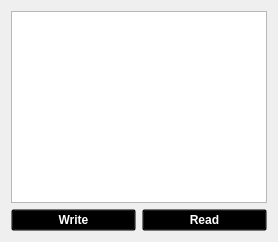
   <widget class="QWidget" name="tab_2">
    <attribute name="title">
     <string>Admin</string>
    </attribute>
    <layout class="QVBoxLayout" name="verticalLayout">
     <item>
      <widget class="QPlainTextEdit" name="plainTextEdit"/>
     </item>
     <item>
      <layout class="QHBoxLayout" name="horizontalLayout">
       <item>
        <widget class="QPushButton" name="pushButton">
         <property name="enabled">
          <bool>false</bool>
         </property>
         <property name="palette">
          <palette>
           <active>
            <colorrole role="WindowText">
             <brush brushstyle="SolidPattern">
              <color alpha="255">
               <red>255</red>
               <green>255</green>
               <blue>255</blue>
              </color>
             </brush>
            </colorrole>
            <colorrole role="Button">
             <brush brushstyle="SolidPattern">
              <color alpha="0">
               <red>0</red>
               <green>0</green>
               <blue>0</blue>
              </color>
             </brush>
            </colorrole>
            <colorrole role="Text">
             <brush brushstyle="SolidPattern">
              <color alpha="255">
               <red>255</red>
               <green>255</green>
               <blue>255</blue>
              </color>
             </brush>
            </colorrole>
            <colorrole role="ButtonText">
             <brush brushstyle="SolidPattern">
              <color alpha="255">
               <red>255</red>
               <green>255</green>
               <blue>255</blue>
              </color>
             </brush>
            </colorrole>
            <colorrole role="Base">
             <brush brushstyle="SolidPattern">
              <color alpha="0">
               <red>0</red>
               <green>0</green>
               <blue>0</blue>
              </color>
             </brush>
            </colorrole>
            <colorrole role="Window">
             <brush brushstyle="SolidPattern">
              <color alpha="0">
               <red>0</red>
               <green>0</green>
               <blue>0</blue>
              </color>
             </brush>
            </colorrole>
           </active>
           <inactive>
            <colorrole role="WindowText">
             <brush brushstyle="SolidPattern">
              <color alpha="255">
               <red>255</red>
               <green>255</green>
               <blue>255</blue>
              </color>
             </brush>
            </colorrole>
            <colorrole role="Button">
             <brush brushstyle="SolidPattern">
              <color alpha="0">
               <red>0</red>
               <green>0</green>
               <blue>0</blue>
              </color>
             </brush>
            </colorrole>
            <colorrole role="Text">
             <brush brushstyle="SolidPattern">
              <color alpha="255">
               <red>255</red>
               <green>255</green>
               <blue>255</blue>
              </color>
             </brush>
            </colorrole>
            <colorrole role="ButtonText">
             <brush brushstyle="SolidPattern">
              <color alpha="255">
               <red>255</red>
               <green>255</green>
               <blue>255</blue>
              </color>
             </brush>
            </colorrole>
            <colorrole role="Base">
             <brush brushstyle="SolidPattern">
              <color alpha="0">
               <red>0</red>
               <green>0</green>
               <blue>0</blue>
              </color>
             </brush>
            </colorrole>
            <colorrole role="Window">
             <brush brushstyle="SolidPattern">
              <color alpha="0">
               <red>0</red>
               <green>0</green>
               <blue>0</blue>
              </color>
             </brush>
            </colorrole>
           </inactive>
           <disabled>
            <colorrole role="WindowText">
             <brush brushstyle="SolidPattern">
              <color alpha="255">
               <red>255</red>
               <green>255</green>
               <blue>255</blue>
              </color>
             </brush>
            </colorrole>
            <colorrole role="Button">
             <brush brushstyle="SolidPattern">
              <color alpha="0">
               <red>0</red>
               <green>0</green>
               <blue>0</blue>
              </color>
             </brush>
            </colorrole>
            <colorrole role="Text">
             <brush brushstyle="SolidPattern">
              <color alpha="255">
               <red>255</red>
               <green>255</green>
               <blue>255</blue>
              </color>
             </brush>
            </colorrole>
            <colorrole role="ButtonText">
             <brush brushstyle="SolidPattern">
              <color alpha="255">
               <red>255</red>
               <green>255</green>
               <blue>255</blue>
              </color>
             </brush>
            </colorrole>
            <colorrole role="Base">
             <brush brushstyle="SolidPattern">
              <color alpha="0">
               <red>0</red>
               <green>0</green>
               <blue>0</blue>
              </color>
             </brush>
            </colorrole>
            <colorrole role="Window">
             <brush brushstyle="SolidPattern">
              <color alpha="0">
               <red>0</red>
               <green>0</green>
               <blue>0</blue>
              </color>
             </brush>
            </colorrole>
           </disabled>
          </palette>
         </property>
         <property name="font">
          <font>
           <weight>75</weight>
           <bold>true</bold>
          </font>
         </property>
         <property name="text">
          <string>Write</string>
         </property>
        </widget>
       </item>
       <item>
        <widget class="QPushButton" name="pushButton_2">
         <property name="palette">
          <palette>
           <active>
            <colorrole role="WindowText">
             <brush brushstyle="SolidPattern">
              <color alpha="255">
               <red>255</red>
               <green>255</green>
               <blue>255</blue>
              </color>
             </brush>
            </colorrole>
            <colorrole role="Button">
             <brush brushstyle="SolidPattern">
              <color alpha="0">
               <red>0</red>
               <green>0</green>
               <blue>0</blue>
              </color>
             </brush>
            </colorrole>
            <colorrole role="Text">
             <brush brushstyle="SolidPattern">
              <color alpha="255">
               <red>255</red>
               <green>255</green>
               <blue>255</blue>
              </color>
             </brush>
            </colorrole>
            <colorrole role="ButtonText">
             <brush brushstyle="SolidPattern">
              <color alpha="255">
               <red>255</red>
               <green>255</green>
               <blue>255</blue>
              </color>
             </brush>
            </colorrole>
            <colorrole role="Base">
             <brush brushstyle="SolidPattern">
              <color alpha="0">
               <red>0</red>
               <green>0</green>
               <blue>0</blue>
              </color>
             </brush>
            </colorrole>
            <colorrole role="Window">
             <brush brushstyle="SolidPattern">
              <color alpha="0">
               <red>0</red>
               <green>0</green>
               <blue>0</blue>
              </color>
             </brush>
            </colorrole>
           </active>
           <inactive>
            <colorrole role="WindowText">
             <brush brushstyle="SolidPattern">
              <color alpha="255">
               <red>255</red>
               <green>255</green>
               <blue>255</blue>
              </color>
             </brush>
            </colorrole>
            <colorrole role="Button">
             <brush brushstyle="SolidPattern">
              <color alpha="0">
               <red>0</red>
               <green>0</green>
               <blue>0</blue>
              </color>
             </brush>
            </colorrole>
            <colorrole role="Text">
             <brush brushstyle="SolidPattern">
              <color alpha="255">
               <red>255</red>
               <green>255</green>
               <blue>255</blue>
              </color>
             </brush>
            </colorrole>
            <colorrole role="ButtonText">
             <brush brushstyle="SolidPattern">
              <color alpha="255">
               <red>255</red>
               <green>255</green>
               <blue>255</blue>
              </color>
             </brush>
            </colorrole>
            <colorrole role="Base">
             <brush brushstyle="SolidPattern">
              <color alpha="0">
               <red>0</red>
               <green>0</green>
               <blue>0</blue>
              </color>
             </brush>
            </colorrole>
            <colorrole role="Window">
             <brush brushstyle="SolidPattern">
              <color alpha="0">
               <red>0</red>
               <green>0</green>
               <blue>0</blue>
              </color>
             </brush>
            </colorrole>
           </inactive>
           <disabled>
            <colorrole role="WindowText">
             <brush brushstyle="SolidPattern">
              <color alpha="255">
               <red>255</red>
               <green>255</green>
               <blue>255</blue>
              </color>
             </brush>
            </colorrole>
            <colorrole role="Button">
             <brush brushstyle="SolidPattern">
              <color alpha="0">
               <red>0</red>
               <green>0</green>
               <blue>0</blue>
              </color>
             </brush>
            </colorrole>
            <colorrole role="Text">
             <brush brushstyle="SolidPattern">
              <color alpha="255">
               <red>255</red>
               <green>255</green>
               <blue>255</blue>
              </color>
             </brush>
            </colorrole>
            <colorrole role="ButtonText">
             <brush brushstyle="SolidPattern">
              <color alpha="255">
               <red>255</red>
               <green>255</green>
               <blue>255</blue>
              </color>
             </brush>
            </colorrole>
            <colorrole role="Base">
             <brush brushstyle="SolidPattern">
              <color alpha="0">
               <red>0</red>
               <green>0</green>
               <blue>0</blue>
              </color>
             </brush>
            </colorrole>
            <colorrole role="Window">
             <brush brushstyle="SolidPattern">
              <color alpha="0">
               <red>0</red>
               <green>0</green>
               <blue>0</blue>
              </color>
             </brush>
            </colorrole>
           </disabled>
          </palette>
         </property>
         <property name="font">
          <font>
           <weight>75</weight>
           <bold>true</bold>
          </font>
         </property>
         <property name="text">
          <string>Read</string>
         </property>
        </widget>
       </item>
      </layout>
     </item>
    </layout>
   </widget>
